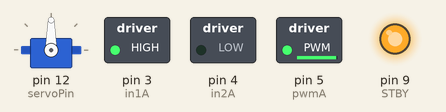
Bench run of a sketch on a simulated Arduino Uno, built with avr-gcc and run on an emulated ATmega328P. On the bench: servo, switched loads named in the sketch (green lamp = pin HIGH), output pins drawn as LEDs (lit = HIGH).

Above: at 0.05 s.
At 5.35 s:
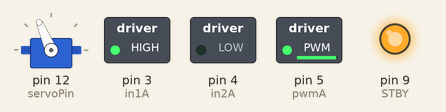
At 5.6 s:
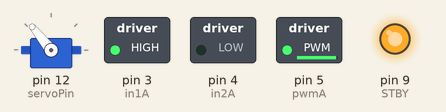
At 5.9 s:
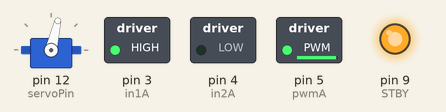
At 6.1 s:
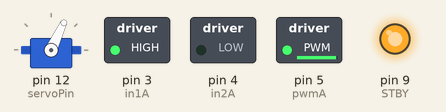
At 6.35 s:
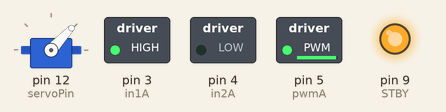
Timing chart, 0 to 7.3 s (numbered marks = the images above):
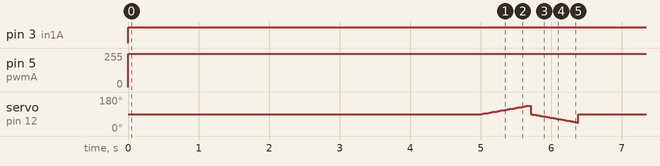

Measured:
- by itself, pin 3 (in1A): LOW → HIGH at 0.00 s
- by itself, pin 5 (pwmA): 0/255 → 250/255 at 0.00 s

The sketch:

control_Motor.ino
```cpp
/*
  TB6612FNG H-Bridge Demo
  TB6612-Demo.ino
  Demonstrates use of TB6612FNG H-Bridge Motor Controller
  Drives two DC Motors

  DroneBot Workshop 2019
  https://dronebotworkshop.com
*/
#include <Servo.h>

Servo servo1;
// Motor A

int pwmA = 5;
int in1A = 3;
int in2A = 4;

int servoPin = 12;

int STBY = 9;
// Speed control potentiometers

int SpeedControl1 = A0;


// Motor Speed Values - Start at zero

int MotorSpeed1 = 0;
int MotorSpeed2 = 0;
int angle = 0;
void setup()

{

  // Set all the motor control pins to outputs

  pinMode(pwmA, OUTPUT);

  pinMode(in1A, OUTPUT);
  pinMode(in2A, OUTPUT);

  pinMode(STBY, OUTPUT);

  digitalWrite(STBY, HIGH); // iniciamos activando
   servo1.attach(servoPin);
}

void loop() {

  // Set Motor A forward

  digitalWrite(in1A, HIGH);
  digitalWrite(in2A, LOW);

  // Set the motor speeds
  MotorSpeed1 = 250;
     analogWrite(pwmA, MotorSpeed1);

    // delay(9000);

    servo1.write(90);
    delay(5000);

  // Sweep from 0 to 180 degrees:
  //for (angle = 45; angle <= 135; angle += 1) {
  for (angle = 90; angle <= 135; angle += 1) {
    servo1.write(angle);
    delay(15);
  }

  // And back from 180 to 0 degrees:
  // for (angle = 135; angle >= 45; angle -= 1) {
  for (angle = 90; angle >= 45; angle -= 1) {
    servo1.write(angle);
    delay(15);

  }


}
```
